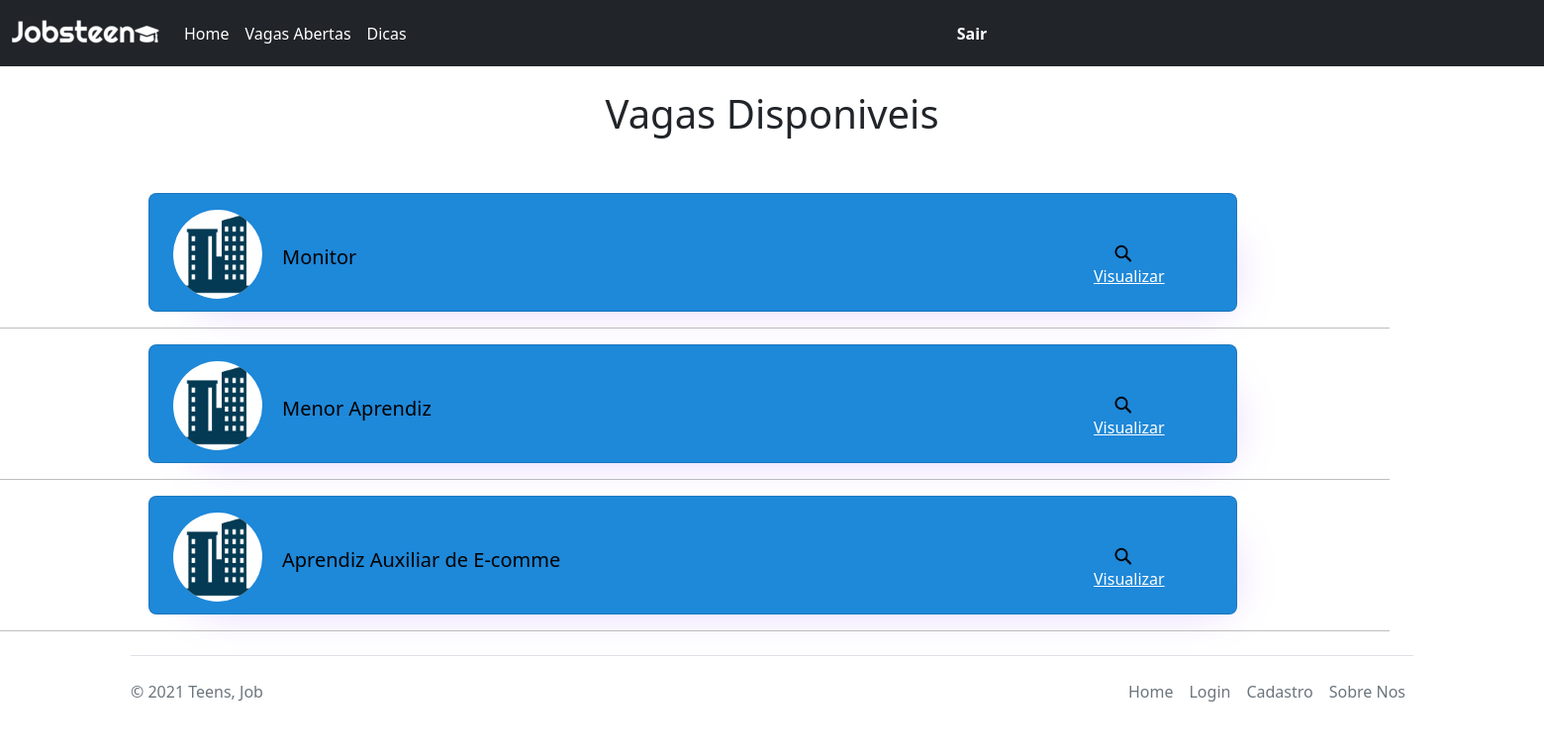
The app's page /jovem/vagas_aberta/ with its own data.
### empresa/models.py (models this page shows, shortened)
class Vagas(models.Model):
    titulo = models.CharField(max_length=30)
    descricao = models.CharField(max_length=150)
    mostrar = models.BooleanField(default=True)
    local = models.CharField(max_length=30, default='Campinas')
    requisitos = models.CharField(max_length=100)
    resposabilidades = models.CharField(max_length=100)
    beneficios = models.CharField(max_length=100)
    empresa = models.CharField(max_length=50, blank=True, default='Não preencher')

### jovem/views.py (the view)
# urls.py: path('vagas_aberta/', views.vagas_aberta, name='vagas_aberta'),
def vagas_aberta(request):
    info = Vagas.objects.order_by('-id').filter(
        mostrar=True
    )
    return render(request, 'jovem/vagas_favoritas.html', {'info': info})

### jovem/templates/jovem/vagas_favoritas.html (shortened to what this page needs)
{% load static %}
<!DOCTYPE html>
<html lang="pt-br">
<head>
    <link rel="stylesheet" href="{% static 'css/ver_vagas.css'%}"/>
</head>
<body>
{% include 'menu_jovem.html' %}
<br>
<h1 align="center">Vagas Disponiveis</h1>
<br><br>
{% for infos in info %}
<main class="cards">
    <section class="card contact">
        <div class="icon">
        </div>
        <div class="circle">
            <abbr title="Ver empresa"><img  src="{% static 'images/iconeEmpresa.png' %}"></abbr>
        </div>
        <div class="nome_vaga">
            <h3>{{infos.titulo}}</h3>
        </div>
        <div class="vizualizar">
            <abbr title="Vizualizar"><img src="{% static 'images/iconePesquisa.png' %}"/></abbr>
            <p class="ver"><a href="/view/{{infos.id}}/" id="corlink">Visualizar</a></p>
        </div>
    </section>
</main>
<hr style="size: 10; width:90%; color: black;">
{% endfor %}
{% include 'footer.html' %}
</body>
</html>

### home/static/css/ver_vagas.css (style rules this page uses)
html, body { margin: 0; Box-sizing: border-box; font-family: 'Roboto', sans-serif; Justify-content: center; Padding: 0; }
main.cards { display: flex; padding: 0px; margin-left: 150px; }
main.cards section.card { display: flex; flex-direction: column; background: white; padding: 1rem 1.5rem; border-radius: 8px; width: 1100px; height: 120px; margin-left: 40px; background-color:#1E88D9; }
main.cards section.card:first-child { margin-left: 0; }
main.cards section.card .icon { width: 10px; height: 20px; }
main.cards section.card img { width: 100%; }
main.cards section.card h3 { font-size: 100%; margin: 16px 0; }
main.cards section.card.contact { box-shadow: 20px 20px 50px -30px #DBC4FF; }
.circle { margin-top: -20px; background-color: white; border-radius: 50%; width: 90px; height: 90px; overflow: hidden; position: relative; }
.circle img { position: absolute; bottom: 0; width: 100%; }
.nome_vaga { margin-top: -70px; margin-left: 110px; color: black; font-size: 20px; }
.vizualizar { width: 20px; height: 20px; margin-top: -45px; margin-left: 950px; color: white; }
.ver { color: white; width: 100px; margin-left: -20px; }
#corlink { color: white; }

### records on screen
Vagas: titulo "Monitor"
Vagas: titulo "Menor Aprendiz"
Vagas: titulo "Aprendiz Auxiliar de E-comme"
